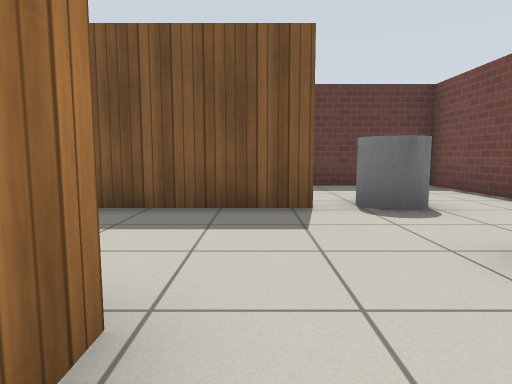
view 1 (above)

19 first-person views from a walk through a world built for the Gazebo simulator. The camera is 0.72 m above the floor, tilts 6° down and sees 75° across. The floor is counted in squares, 1 m on a side. Each view is taken from the middle of a square. On the plan, view 1 faces up. The plan holds only what a view shows up to about 10 squares ahead; the rest is blank. Simple patterns stand in for the simulator's built-in surfaces.

view 2
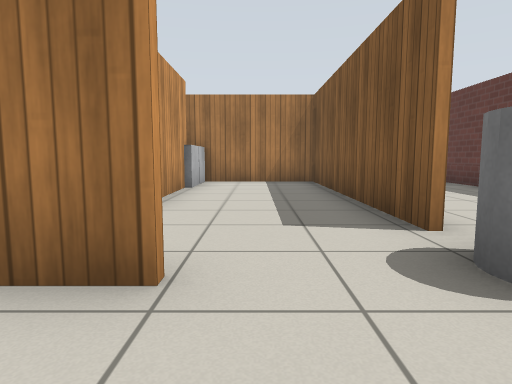

view 3
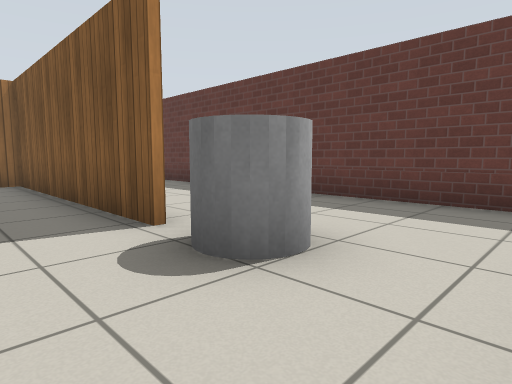

view 4
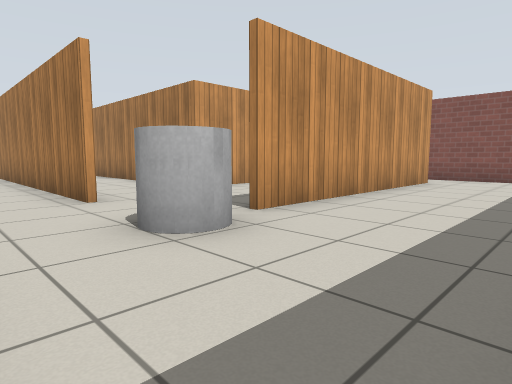

view 5
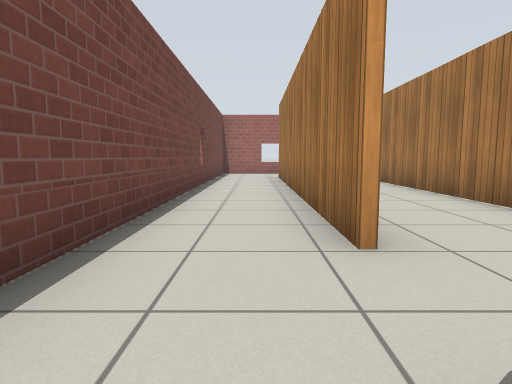

view 6
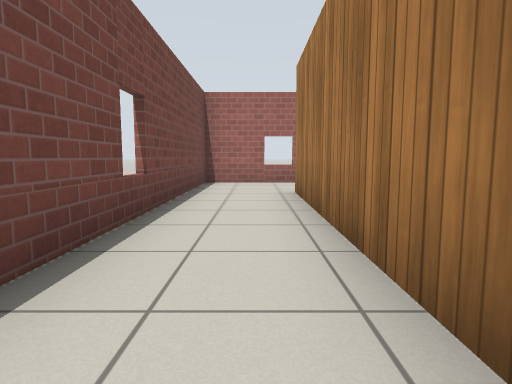

view 7
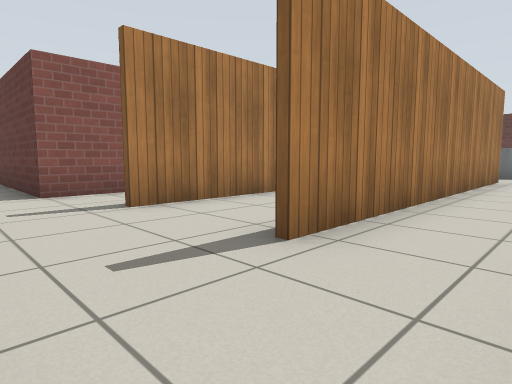

view 8
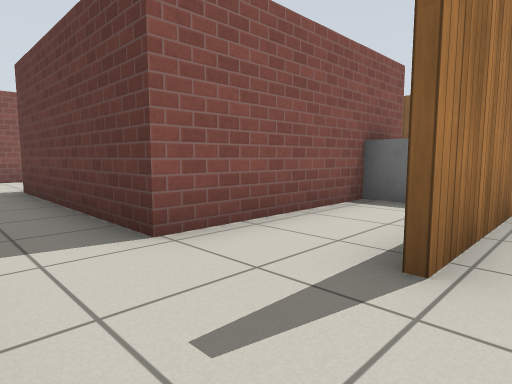

view 9
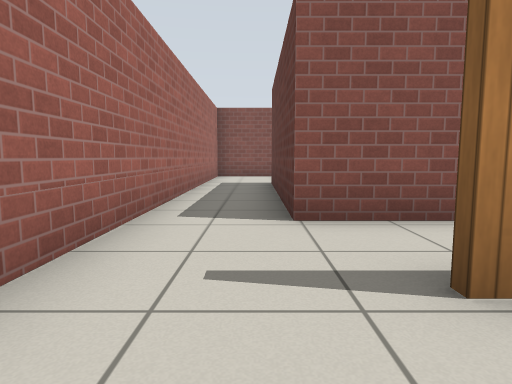

view 10
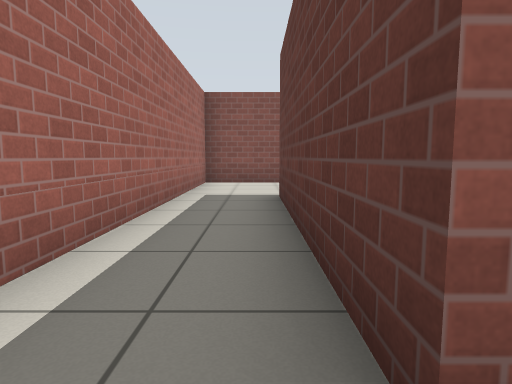

view 11
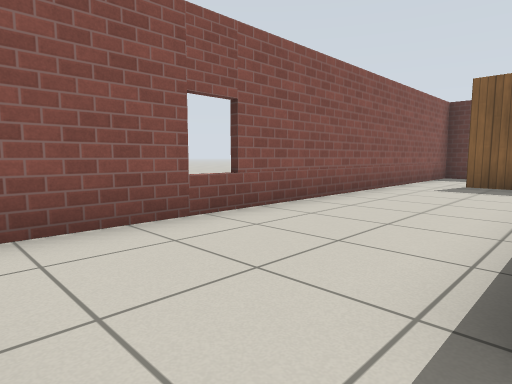

view 12
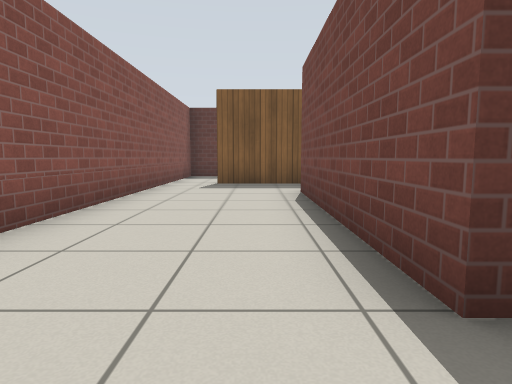

view 13
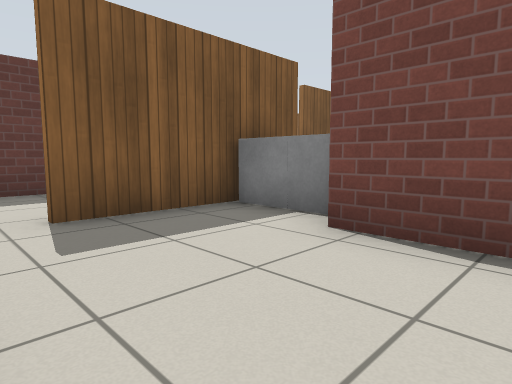

view 14
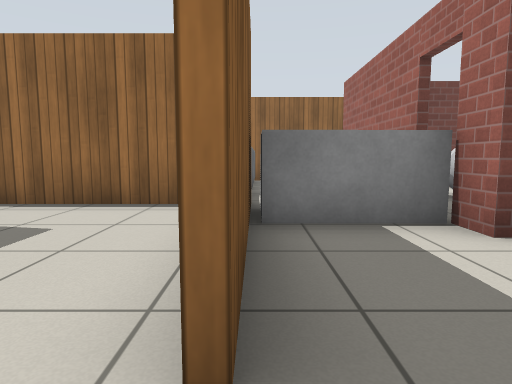

view 15
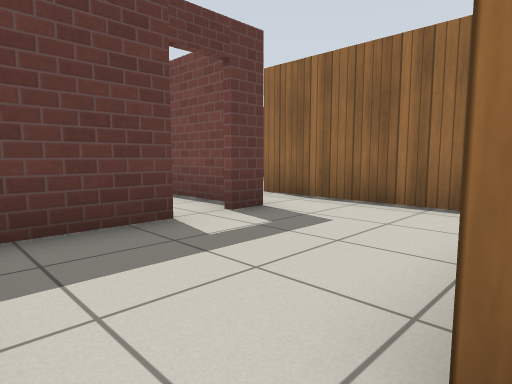

view 16
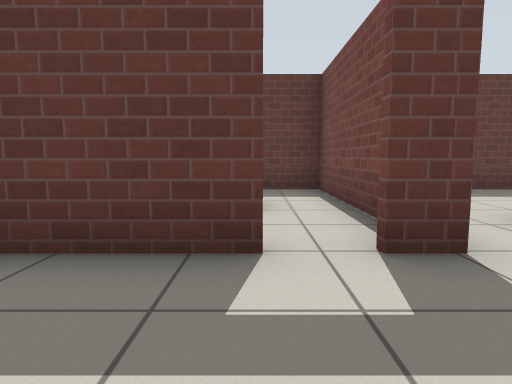

view 17
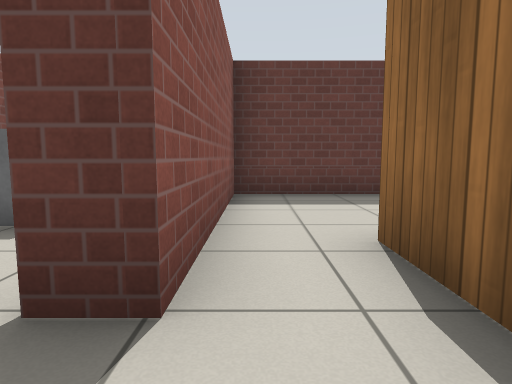

view 18
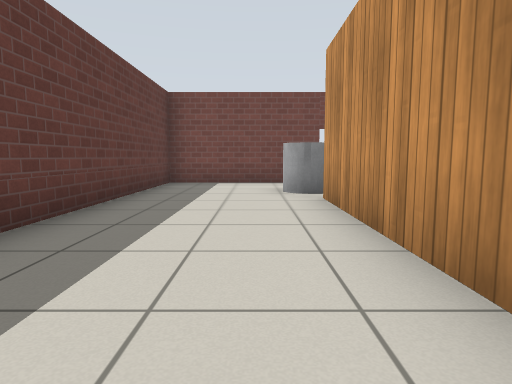

view 19
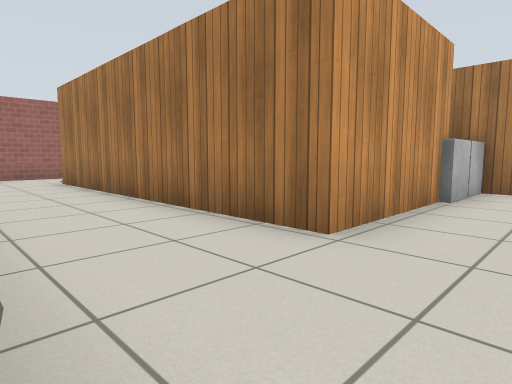

### Floor plan
Ten units are one square. View 1 is at (0, 0); x grows to the right and y downward. Boxes are objects, and circles mark ways between rooms. Rooms are numbered by the first view taken in them; rooms with no view inside come last. Other rooms are left out.
<svg viewBox="-119 -89 168 188">
<path fill="none" stroke="#000" d="M-27 25 -27 76 -81 76 -81 21M-35 -13 -6 -13 -6 70M19 94 44 94 44 -25M-84 -1 -101 -1M22 -25 22 69M9 -47 -58 -47 -58 -9M-114 5 -114 94 4 94M-59 -48 9 -48M44 -25 44 -84 -89 -84M-74 -84 -74 -54M-89 -34 -110 -34M-114 -20 -114 5M-59 -11 -59 -48M-74 -54 -74 -34 -81 -34M-66 21 -56 21M-81 21 -75 21M-57 -1 -84 -1"/>
<rect x="-25" y="25" width="10" height="10" fill="#bbb"><title>grey box</title></rect>
<rect x="15" y="-55" width="10" height="10" fill="#bbb"><title>grey cylinder</title></rect>
<rect x="-75" y="15" width="10" height="10" fill="#bbb"><title>grey box</title></rect>
<rect x="-75" y="5" width="20" height="10" fill="#bbb"><title>grey box</title></rect>
<circle cx="10" cy="-50" r="3" fill="#2a7"/>
<circle cx="25" cy="-28" r="3" fill="#2a7"/>
<circle cx="-110" cy="0" r="3" fill="#2a7"/>
<circle cx="-80" cy="10" r="3" fill="#2a7"/>
<circle cx="-70" cy="-50" r="3" fill="#2a7"/>
<text x="-20" y="40">1</text>
<text x="-10" y="-60">2</text>
<text x="-90" y="-20">3</text>
<text x="-70" y="10">4</text>
</svg>
Room 1 opens to room 2. Room 1 opens to room 3. Room 1 opens to room 4. Room 2 opens to room 3.

Where each view was taken, in squares from view 1:
view 1: 0 up, 0 right, facing up
view 2: 3 up, 4 right, facing left
view 3: 3 up, 4 right, facing up-left
view 4: 8 up, 4 right, facing down-left
view 5: 5 up, 3 right, facing down
view 6: 0 up, 3 right, facing down
view 7: 9 down, 4 right, facing up-left
view 8: 9 down, 0 right, facing up-left
view 9: 8 down, 1 right, facing left
view 10: 8 down, 2 left, facing left
view 11: 9 down, 8 left, facing up-left
view 12: 9 down, 9 left, facing up
view 13: 4 down, 11 left, facing up-right
view 14: 0 up, 11 left, facing right
view 15: 0 up, 11 left, facing up-right
view 16: 1 up, 9 left, facing up
view 17: 2 up, 7 left, facing up
view 18: 6 up, 5 left, facing right
view 19: 3 up, 2 right, facing down-left
